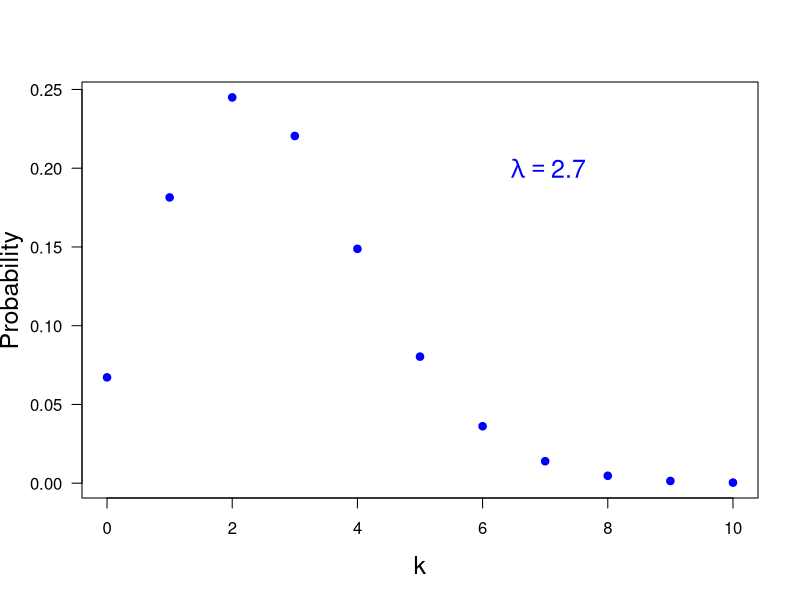

The R script that drew this image:
print('file: PDsPDFsPoissonPDexample.R')
# Poisson distribution (example)
lambda1 = 2.7; k = seq(0,10); pk = dpois(k,lambda1) 
# png('PoissonPD160817.png',width=16,height=16,units='cm',res=300)
plot(k,pk,type='p',lwd=4,col='blue',xlab='k',ylab='Probability',las=1,
     cex=0.6,cex.lab=1.5)
text(7,0.2,bquote(~lambda == .(lambda1)),col='blue',cex=1.5)
# dev.off()
